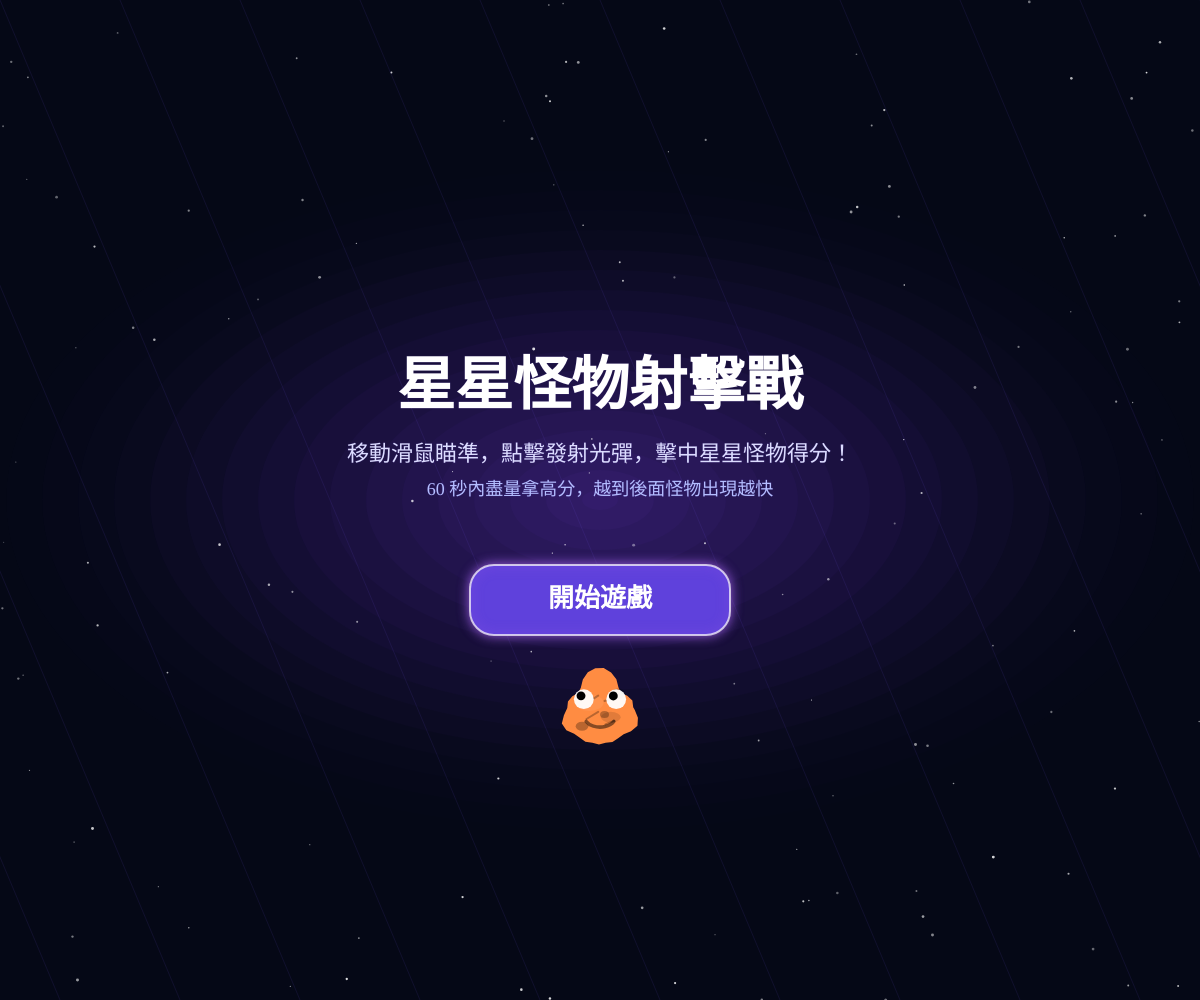
Frame 1 (no input)
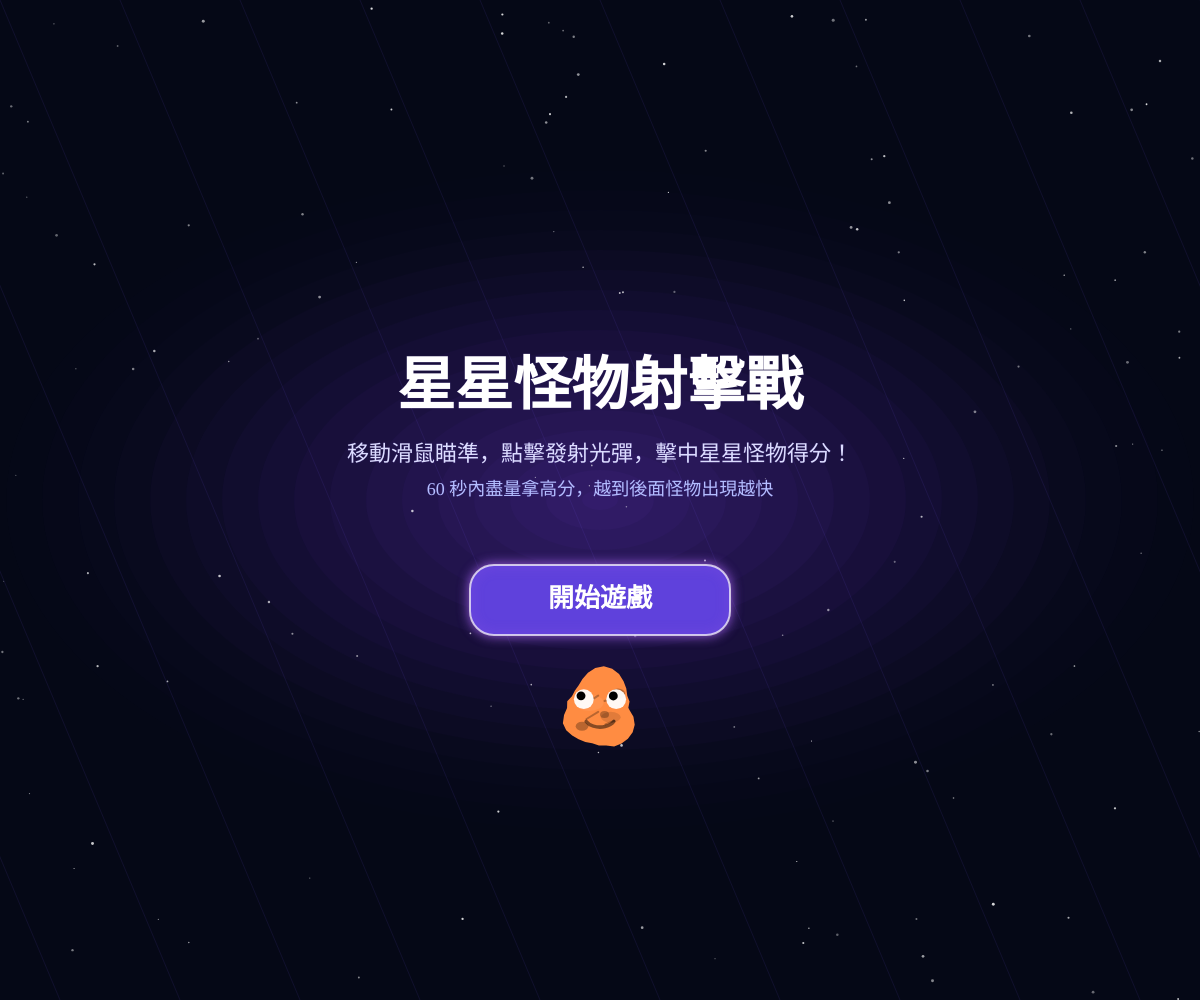
Frame 60 (no input)
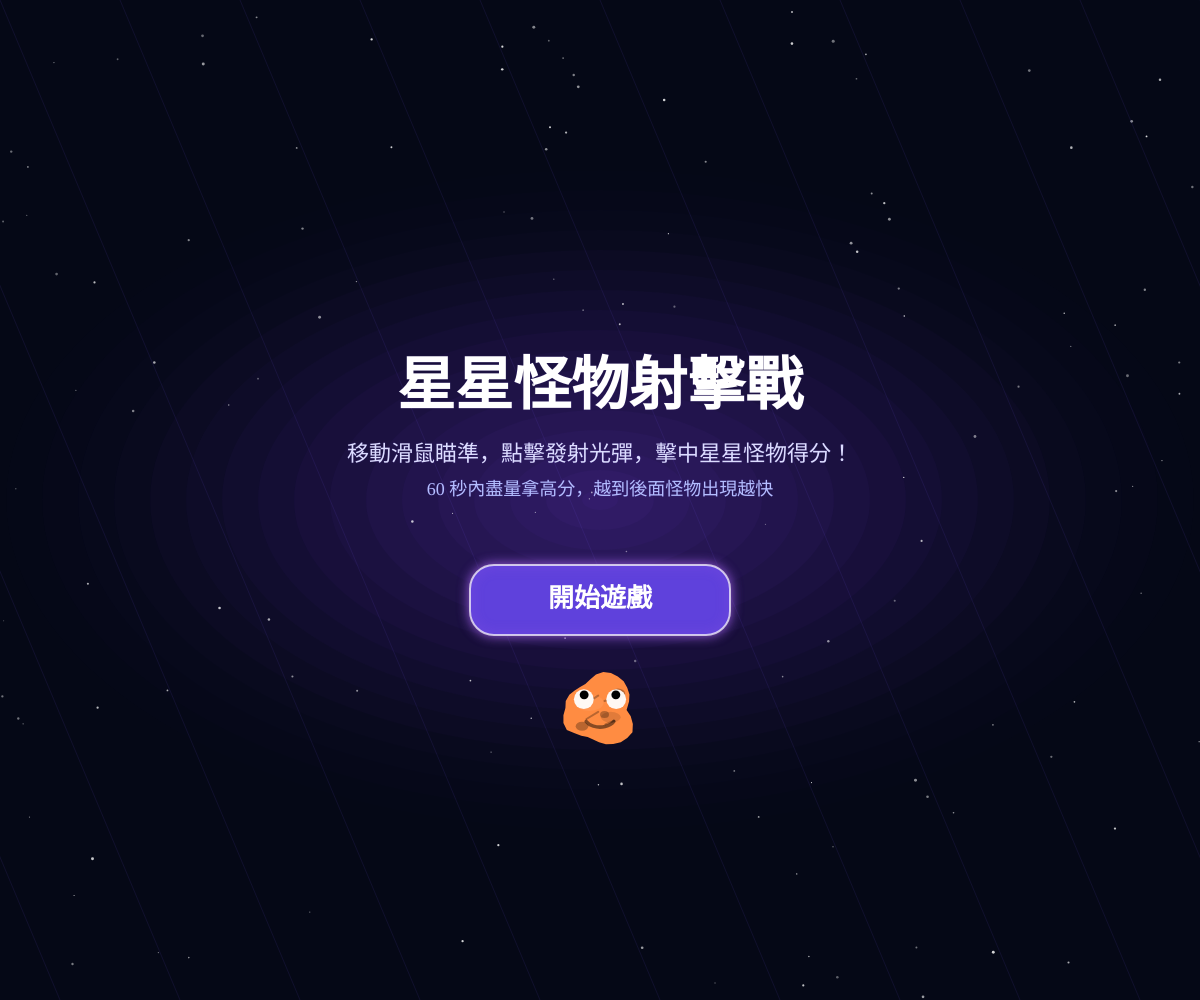
Frame 120 (the mouse pressed at the canvas centre since frame 60)

The p5.js sketch that drew these frames (run headless with seeded random() and noise() and a simulated clock; from frame 60 on, the mouse is pressed at the canvas centre):

// p5.js sketch
// ── sketch.js
let monsters = [];
let missiles = [];
let explosions = [];
let floatingTexts = [];
let bgStars = [];

let score = 0;
let gameDuration = 60;
let remainingTime = 60;
let startTime = 0;
let lastSpawnTime = 0;

let gameState = "start"; 
// start、play、gameover

const colorPalette = [
  "#ff4d6d",
  "#ff8c42",
  "#ffd166",
  "#90be6d",
  "#43aa8b",
  "#4d96ff",
  "#9b5de5",
  "#f15bb5"
];

const meteorPalette = [
  "#f2e9e4",
  "#c9ada7",
  "#9a8c98"
];

const slimePalette = [
  "#3efff3",
  "#56ffce",
  "#a66cff",
  "#ff7cff"
];

function setup() {
  createCanvas(windowWidth, windowHeight);
  angleMode(RADIANS);
  textFont("Microsoft JhengHei");

  createBackgroundStars();
}

function draw() {
  drawSpaceBackground();

  if (gameState === "start") {
    drawStartScreen();
  } else if (gameState === "play") {
    runGame();
  } else if (gameState === "gameover") {
    drawGameOverScreen();
  }
}

function createBackgroundStars() {
  bgStars = [];
  for (let i = 0; i < 140; i++) {
    bgStars.push({
      x: random(width),
      y: random(height),
      size: random(1, 3),
      speed: random(0.15, 0.8),
      alpha: random(90, 220)
    });
  }
}

function drawSpaceBackground() {
  background(5, 8, 22);

  noStroke();

  // 深色漸層光暈
  for (let r = 700; r > 0; r -= 40) {
    fill(70, 40, 140, map(r, 700, 0, 0, 35));
    ellipse(width / 2, height / 2, r * 1.8, r);
  }

  // 星星背景
  for (let s of bgStars) {
    fill(255, 255, 255, s.alpha);
    circle(s.x, s.y, s.size);

    s.y += s.speed;
    if (s.y > height) {
      s.y = 0;
      s.x = random(width);
    }
  }

  // 背景斜線
  stroke(120, 90, 255, 25);
  strokeWeight(1);
  for (let i = -width; i < width * 2; i += 120) {
    line(i, 0, i + width * 0.35, height);
  }
}

function drawStartScreen() {
  textAlign(CENTER, CENTER);

  fill(255);
  textSize(58);
  textStyle(BOLD);
  text("星星怪物射擊戰", width / 2, height / 2 - 110);

  textSize(22);
  textStyle(NORMAL);
  fill(220, 220, 255);
  text("移動滑鼠瞄準，點擊發射光彈，擊中星星怪物得分！", width / 2, height / 2 - 45);

  textSize(18);
  fill(180, 190, 255);
  text("60 秒內盡量拿高分，越到後面怪物出現越快", width / 2, height / 2 - 10);

  drawMainButton(width / 2 - 130, height / 2 + 65, 260, 70, "開始遊戲");

  drawCuteMonster(width / 2, height / 2 + 210, 90, "#ff8c42", false);
}

function runGame() {
  remainingTime = max(0, gameDuration - floor((millis() - startTime) / 1000));

  if (remainingTime <= 0) {
    gameState = "gameover";
    return;
  }

  drawUI();

  let spawnInterval = map(remainingTime, gameDuration, 0, 2400, 450);

  if (millis() - lastSpawnTime > spawnInterval) {
    monsters.push(new Monster());
    lastSpawnTime = millis();
  }

  // 怪物互相碰撞
  for (let i = 0; i < monsters.length; i++) {
    for (let j = i + 1; j < monsters.length; j++) {
      monsters[i].collide(monsters[j]);
    }
  }

  // 更新怪物
  for (let i = monsters.length - 1; i >= 0; i--) {
    monsters[i].update();
    monsters[i].display();
  }

  // 更新飛彈
  for (let i = missiles.length - 1; i >= 0; i--) {
    let m = missiles[i];
    m.update();
    m.display();

    if (m.isOffScreen()) {
      missiles.splice(i, 1);
      continue;
    }

    let hit = false;

    for (let j = monsters.length - 1; j >= 0; j--) {
      let p = monsters[j];
      let d = dist(m.x, m.y, p.x, p.y);

      if (d < p.size / 2 + m.size / 2) {
        explosions.push(new Explosion(p.x, p.y, p.color));
        floatingTexts.push(new FloatingText("+" + p.scoreValue, p.x, p.y));

        monsters.splice(j, 1);
        score += p.scoreValue;
        hit = true;
        break;
      }
    }

    if (hit) {
      missiles.splice(i, 1);
    }
  }

  // 爆炸
  for (let i = explosions.length - 1; i >= 0; i--) {
    explosions[i].update();
    explosions[i].display();

    if (explosions[i].isDone()) {
      explosions.splice(i, 1);
    }
  }

  // 分數跳字
  for (let i = floatingTexts.length - 1; i >= 0; i--) {
    floatingTexts[i].update();
    floatingTexts[i].display();

    if (floatingTexts[i].isDone()) {
      floatingTexts.splice(i, 1);
    }
  }

  drawLauncher();
  drawAimArrow();
}

function drawUI() {
  push();

  noStroke();
  fill(0, 0, 0, 90);
  rect(0, 0, width, 70);

  fill(255);
  textSize(24);
  textStyle(BOLD);

  textAlign(LEFT, CENTER);
  text("Score: " + score, 24, 35);

  textAlign(CENTER, CENTER);
  text("剩餘時間: " + remainingTime + " s", width / 2, 35);

  textAlign(RIGHT, CENTER);
  text("怪物數量: " + monsters.length, width - 24, 35);

  pop();
}

function drawLauncher() {
  push();
  translate(width / 2, height / 2);

  noStroke();

  fill(120, 70, 255, 45);
  circle(0, 0, 120);

  fill(160, 120, 255, 80);
  circle(0, 0, 78);

  fill(255);
  circle(0, 0, 20);

  fill(160, 220, 255);
  circle(0, 0, 10);

  pop();
}

function drawAimArrow() {
  push();

  translate(width / 2, height / 2);

  let angle = atan2(mouseY - height / 2, mouseX - width / 2);
  rotate(angle);

  strokeCap(ROUND);
  strokeJoin(ROUND);

  drawingContext.shadowBlur = 28;
  drawingContext.shadowColor = "#9b5de5";

  stroke(130, 70, 255, 150);
  strokeWeight(15);
  line(0, 0, 75, 0);
  line(75, 0, 52, -22);
  line(75, 0, 52, 22);

  drawingContext.shadowBlur = 0;

  stroke(255, 255, 255, 210);
  strokeWeight(4);
  line(0, 0, 75, 0);
  line(75, 0, 52, -22);
  line(75, 0, 52, 22);

  pop();
}

class Monster {
  constructor() {
    let minSize = map(remainingTime, gameDuration, 0, 95, 45);
    let maxSize = map(remainingTime, gameDuration, 0, 150, 70);

    this.size = random(minSize, maxSize);

    this.x = random(this.size, width - this.size);
    this.y = random(90 + this.size, height - this.size);

    this.isSlime = remainingTime <= gameDuration / 2 && random() < 0.5;
    this.color = this.isSlime ? random(slimePalette) : random(meteorPalette);
    this.scoreValue = this.isSlime ? 20 : 10;

    let speed = random(1.3, 3.8);
    let angle = random(TWO_PI);

    this.vx = cos(angle) * speed;
    this.vy = sin(angle) * speed;

    this.rotation = random(TWO_PI);
    this.rotationSpeed = random(-0.015, 0.015);
  }

  update() {
    this.x += this.vx;
    this.y += this.vy;
    this.rotation += this.rotationSpeed;

    if (this.x < this.size / 2 || this.x > width - this.size / 2) {
      this.vx *= -1;
    }

    if (this.y < 90 + this.size / 2 || this.y > height - this.size / 2) {
      this.vy *= -1;
    }
  }

  collide(other) {
    let dx = other.x - this.x;
    let dy = other.y - this.y;
    let distance = dist(this.x, this.y, other.x, other.y);
    let minDist = this.size / 2 + other.size / 2;

    if (distance < minDist && distance > 0) {
      let overlap = minDist - distance;
      let nx = dx / distance;
      let ny = dy / distance;

      this.x -= nx * overlap / 2;
      this.y -= ny * overlap / 2;
      other.x += nx * overlap / 2;
      other.y += ny * overlap / 2;

      let tempVx = this.vx;
      let tempVy = this.vy;

      this.vx = other.vx;
      this.vy = other.vy;
      other.vx = tempVx;
      other.vy = tempVy;
    }
  }

  display() {
    let d = dist(mouseX, mouseY, this.x, this.y);
    let isHovered = d < this.size / 2;

    drawCuteMonster(this.x, this.y, this.size, this.color, isHovered, this.rotation, this.isSlime ? "slime" : "meteor");
  }
}

function drawCuteMonster(x, y, size, col, isHovered, rot = 0, type = "meteor") {
  push();
  translate(x, y);
  rotate(rot);

  let time = frameCount * 0.12;
  let baseColor = color(col);
  let isSlime = type === "slime";

  if (isSlime) {
    let outerColor = color(red(baseColor), green(baseColor), blue(baseColor), 128);
    let innerColor = color(red(baseColor), green(baseColor), blue(baseColor), 210);

    noStroke();
    rectMode(CENTER);
    fill(outerColor);
    rect(0, 0, size * 1.2, size * 1.2, size * 0.08);

    fill(innerColor);
    rect(0, 0, size * 0.88, size * 0.88, size * 0.08);

    fill(baseColor);
    ellipse(-size * 0.26, size * 0.4, size * 0.16, size * 0.22);
    ellipse(0, size * 0.46, size * 0.18, size * 0.26);
    ellipse(size * 0.28, size * 0.38, size * 0.14, size * 0.18);

    fill(255, 255, 255, 90);
    ellipse(-size * 0.18, -size * 0.08, size * 0.3, size * 0.16);
    ellipse(size * 0.16, -size * 0.02, size * 0.14, size * 0.08);
  } else {
    let meteorIndex = meteorPalette.indexOf(col.toString().toLowerCase());
    if (meteorIndex === -1) meteorIndex = 0;

    baseColor.setAlpha(255);
    drawingContext.shadowBlur = 0;
    fill(baseColor);
    noStroke();

    beginShape();
    for (let a = 0; a < TWO_PI; a += 0.2) {
      let noiseVal = noise(cos(a) * 1.4 + meteorIndex, sin(a) * 1.4 + meteorIndex, time * 0.3);
      let jagged = map(noiseVal, 0, 1, -size * 0.18, size * 0.12);
      let wobble = sin(a * 3 + time * 0.8) * size * 0.05;
      let r = size * 0.45 + jagged + wobble;
      vertex(cos(a) * r, sin(a) * r);
    }
    endShape(CLOSE);

    fill(255, 255, 255, 18);
    ellipse(-size * 0.12, -size * 0.08, size * 0.32, size * 0.18);
    fill(0, 0, 0, 30);
    ellipse(size * 0.12, size * 0.08, size * 0.22, size * 0.12);

    fill(0, 0, 0, 70);
    ellipse(-size * 0.2, size * 0.18, size * 0.14, size * 0.1);
    ellipse(size * 0.2, -size * 0.18, size * 0.16, size * 0.12);
    ellipse(size * 0.05, size * 0.05, size * 0.1, size * 0.08);

    stroke(0, 0, 0, 70);
    strokeWeight(2);
    line(-size * 0.15, size * 0.1, -size * 0.02, size * 0.02);
    line(size * 0.05, -size * 0.1, size * 0.18, -size * 0.14);
    line(size * 0.06, size * 0.16, size * 0.16, size * 0.12);
    line(-size * 0.08, -size * 0.12, -size * 0.02, -size * 0.16);
    noStroke();
  }

  drawingContext.shadowBlur = 0;

  let eyeOffsetX = size * 0.18;
  let eyeOffsetY = -size * 0.12;
  let eyeSize = size * 0.22;
  let pupilSize = isSlime && isHovered ? eyeSize * 0.25 : eyeSize * 0.45;
  let maxPupilMove = (eyeSize - pupilSize) * 0.4;

  fill(255, 240);
  circle(-eyeOffsetX, eyeOffsetY, eyeSize);
  circle(eyeOffsetX, eyeOffsetY, eyeSize);

  let angleLeft = atan2(mouseY - (y + eyeOffsetY), mouseX - (x - eyeOffsetX));
  let angleRight = atan2(mouseY - (y + eyeOffsetY), mouseX - (x + eyeOffsetX));

  fill(0);
  circle(-eyeOffsetX + cos(angleLeft) * maxPupilMove, eyeOffsetY + sin(angleLeft) * maxPupilMove, pupilSize);
  circle(eyeOffsetX + cos(angleRight) * maxPupilMove, eyeOffsetY + sin(angleRight) * maxPupilMove, pupilSize);

  if (isHovered) {
    fill(255, 180, 200, 220);
    noStroke();
    ellipse(0, size * 0.16, size * 0.24, size * 0.18);
    fill(0);
    ellipse(0, size * 0.16, size * 0.1, size * 0.08);
  } else {
    noFill();
    stroke(0, 120);
    strokeWeight(size * 0.04);
    arc(0, size * 0.08, size * 0.34, size * 0.22, 0.3, PI - 0.3);
  }

  pop();
}

class Missile {
  constructor(x, y, vx, vy) {
    this.x = x;
    this.y = y;
    this.vx = vx;
    this.vy = vy;
    this.size = 12;
    this.trail = [];
  }

  update() {
    this.trail.push({ x: this.x, y: this.y });

    if (this.trail.length > 8) {
      this.trail.shift();
    }

    this.x += this.vx;
    this.y += this.vy;
  }

  display() {
    push();

    noStroke();

    for (let i = 0; i < this.trail.length; i++) {
      let t = this.trail[i];
      let alpha = map(i, 0, this.trail.length - 1, 40, 180);
      fill(255, 220, 80, alpha);
      circle(t.x, t.y, map(i, 0, this.trail.length - 1, 4, 10));
    }

    drawingContext.shadowBlur = 18;
    drawingContext.shadowColor = "#ffd166";

    fill(255, 230, 80);
    circle(this.x, this.y, this.size);

    fill(255);
    circle(this.x - 2, this.y - 2, this.size * 0.35);

    drawingContext.shadowBlur = 0;

    pop();
  }

  isOffScreen() {
    return this.x < -50 || this.x > width + 50 || this.y < -50 || this.y > height + 50;
  }
}

class Explosion {
  constructor(x, y, col) {
    this.x = x;
    this.y = y;
    this.color = col;
    this.radius = 10;
    this.alpha = 255;
    this.pieces = [];

    for (let i = 0; i < 22; i++) {
      let angle = random(TWO_PI);
      let speed = random(2, 8);

      this.pieces.push({
        x: x,
        y: y,
        vx: cos(angle) * speed,
        vy: sin(angle) * speed,
        size: random(4, 10),
        alpha: 255
      });
    }
  }

  update() {
    this.radius += 10;
    this.alpha -= 18;

    for (let p of this.pieces) {
      p.x += p.vx;
      p.y += p.vy;
      p.vx *= 0.94;
      p.vy *= 0.94;
      p.alpha -= 12;
    }
  }

  display() {
    push();

    let c = color(this.color);
    c.setAlpha(this.alpha);

    noFill();
    stroke(c);
    strokeWeight(5);
    circle(this.x, this.y, this.radius);

    noStroke();

    for (let p of this.pieces) {
      let pc = color(this.color);
      pc.setAlpha(p.alpha);
      fill(pc);
      circle(p.x, p.y, p.size);
    }

    pop();
  }

  isDone() {
    return this.alpha <= 0;
  }
}

class FloatingText {
  constructor(txt, x, y) {
    this.txt = txt;
    this.x = x;
    this.y = y;
    this.alpha = 255;
  }

  update() {
    this.y -= 1.8;
    this.alpha -= 6;
  }

  display() {
    push();
    textAlign(CENTER, CENTER);
    textSize(28);
    textStyle(BOLD);
    fill(255, 230, 90, this.alpha);
    text(this.txt, this.x, this.y);
    pop();
  }

  isDone() {
    return this.alpha <= 0;
  }
}

function mousePressed() {
  if (gameState === "start") {
    if (mouseX > width / 2 - 130 && mouseX < width / 2 + 130 &&
        mouseY > height / 2 + 65 && mouseY < height / 2 + 135) {
      startGame();
    }
    return;
  }

  if (gameState === "gameover") {
    startGame();
    return;
  }

  if (gameState === "play") {
    let angle = atan2(mouseY - height / 2, mouseX - width / 2);
    let speed = 16;

    missiles.push(
      new Missile(
        width / 2,
        height / 2,
        cos(angle) * speed,
        sin(angle) * speed
      )
    );
  }
}

function touchStarted() {
  mousePressed();
  return false;
}

function startGame() {
  score = 0;
  remainingTime = gameDuration;
  monsters = [];
  missiles = [];
  explosions = [];
  floatingTexts = [];

  startTime = millis();
  lastSpawnTime = millis();

  for (let i = 0; i < 8; i++) {
    monsters.push(new Monster());
  }

  gameState = "play";
}

function drawGameOverScreen() {
  textAlign(CENTER, CENTER);

  fill(255);
  textSize(64);
  textStyle(BOLD);
  text("遊戲結束", width / 2, height / 2 - 95);

  textSize(34);
  fill(255, 230, 90);
  text("最終分數：" + score, width / 2, height / 2 - 25);

  textSize(20);
  fill(220, 220, 255);
  text("點擊畫面可以重新開始", width / 2, height / 2 + 25);

  drawMainButton(width / 2 - 130, height / 2 + 80, 260, 70, "再玩一次");
}

function drawMainButton(x, y, w, h, label) {
  let hover = mouseX > x && mouseX < x + w && mouseY > y && mouseY < y + h;

  push();

  drawingContext.shadowBlur = hover ? 25 : 12;
  drawingContext.shadowColor = "#9b5de5";

  if (hover) {
    fill(150, 95, 255);
  } else {
    fill(95, 65, 220);
  }

  stroke(255, 255, 255, 180);
  strokeWeight(2);
  rect(x, y, w, h, 24);

  drawingContext.shadowBlur = 0;

  noStroke();
  fill(255);
  textAlign(CENTER, CENTER);
  textSize(26);
  textStyle(BOLD);
  text(label, x + w / 2, y + h / 2);

  pop();
}

function windowResized() {
  resizeCanvas(windowWidth, windowHeight);
  createBackgroundStars();
}
// ── style.css
html, body {
  margin: 0;
  padding: 0;
  overflow: hidden;
  background: #050816;
  font-family: "Microsoft JhengHei", "Noto Sans TC", sans-serif;
}

canvas {
  display: block;
}
